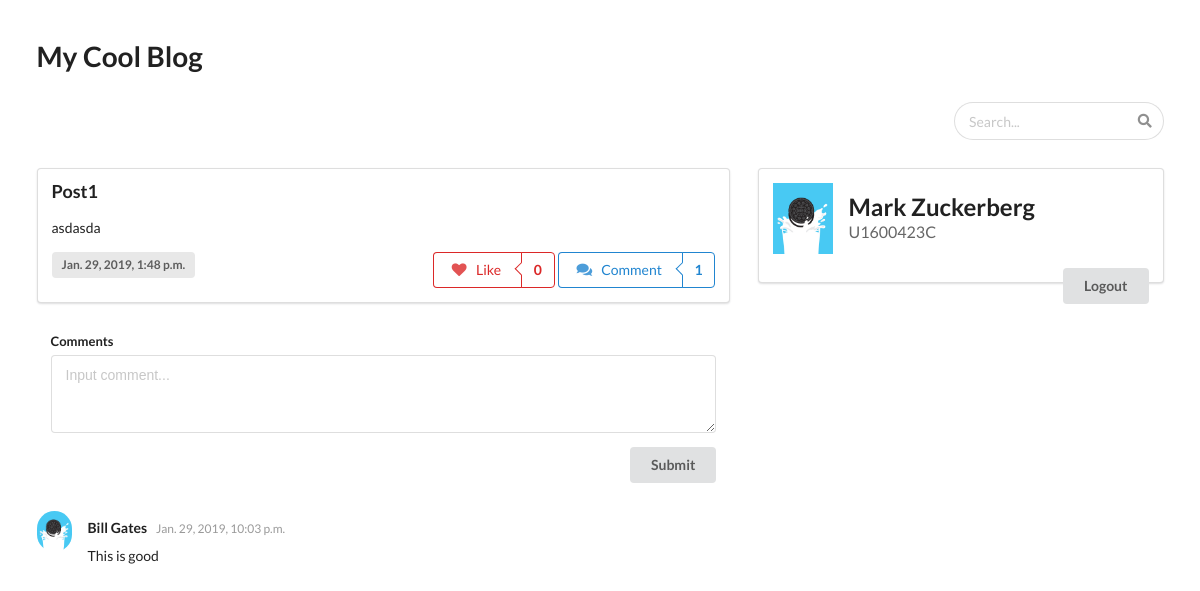
The app's page /blogs/comment/1/ (signed in), older data.
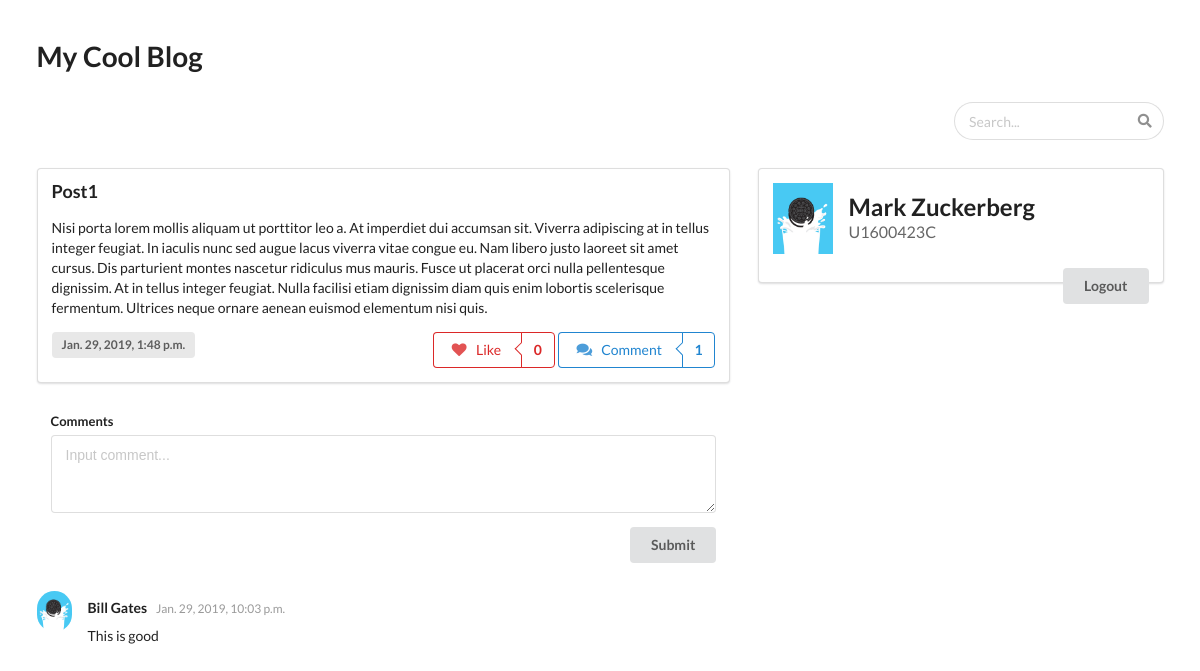
The same page, newer data.
### blogs/models.py (models this page shows, shortened)
class Post(models.Model):
    post_id = models.AutoField(primary_key=True)
    post_title = models.CharField(max_length=30, unique=True)
    post_content = models.CharField(max_length=2500)
    timestamp = models.DateTimeField(auto_now_add=True)
    class Meta:
        ordering = ('post_title',)

### blogs/views.py (the view)
# urls.py: path('comment/<int:post_id>/', views.comment, name='comment'),
def comment(request, post_id):
    post = get_object_or_404(Post, post_id=post_id)
    comments = post.comment_set.all().filter(is_hidden=False)
    context = {
        'comment_form': CommentForm(),
        'post': post,
        'comments': comments
    }
    if request.user.is_authenticated:
        context['bu'] = get_object_or_404(BlogUser, user=request.user)
    else:
        context['user_form'] = BlogUserForm()
    return render(request, 'blogs/comments.html', context)

### blogs/forms.py
class CommentForm(forms.Form):
    comment_content = forms.CharField(widget=forms.Textarea(attrs={
        'placeholder': 'Input comment...',
        'rows': 3
    }))

### blogs/templates/blogs/comments.html (shortened to what this page needs)
{% extends "base_user.html" %}
{% block posts %}
  <div class="ui clearing segment">
    <div class="ui header">
      <div>{{ post.post_title }}</div>
    </div>
    <p>{{ post.post_content }}</p>
    <div>
      <div class="ui label">{{ post.timestamp }}</div>
      {% include "post_buttons.html" with comment_count=comments.count %}
    </div>
  </div>
{% endblock %}
{% block comments %}
  <div class="ui basic clearing segment">
    <form class="ui form" method="post" action="{% url 'blogs:add_comment' post.post_id %}">
      <div class="field">
        <label>Comments</label>
        {{ comment_form.comment_content }}
      </div>
      {% if request.user.is_authenticated %}
        <button class="ui right floated button" type="submit">Submit</button>
      {% else %}
        <button class="ui right floated disabled button" type="submit">Submit</button>
      {% endif %}
    </form>
  </div>
  <div class="ui feed">
    {% for comment in comments %}
      <div class="event">
        <div class="label">
          {% load static %}
          <img src="{% static 'blogs/oreo.jpg' %}" alt="Avatar">
        </div>
        <div class="content">
          <div class="summary">
            {{ comment.user.user.first_name }} {{ comment.user.user.last_name }}
            <div class="date">
              {{ comment.timestamp }}
            </div>
          </div>
          <div class="extra text">
            {{ comment.comment_content }}
          </div>
        </div>
      </div>
    {% endfor %}
  </div>
{% endblock %}
{% block user %}
  {% include "user.html" %}
{% endblock %}

### blogs/templates/post_buttons.html
{% if not request.user.is_authenticated %}
  <div class="ui disabled right floated labeled button" tabindex="0">
    <div class="ui basic blue button">
      <i class="comments icon"></i> Comment
    </div>
    <a class="ui basic left pointing blue label">
      {{ post.comment_set.count }}
    </a>
  </div>
  <div class="ui disabled right floated labeled button" tabindex="0">
    <div class="ui basic red button">
      <i class="heart icon"></i> Like
    </div>
    <a class="ui basic red left pointing label">
      {{ post.bloguser_set.count }}
    </a>
  </div>
{% else %}
  <div class="ui right floated labeled button" tabindex="0">
    <a class="ui basic blue button" href="{% url 'blogs:comment' post.post_id %}">
      <i class="comments icon"></i> Comment
    </a>
    <a class="ui basic left pointing blue label">
      {{ comment_count }}
    </a>
  </div>
  <div class="ui right floated labeled button" tabindex="0">
    {% if bu in post.bloguser_set.all %}
      <a class="ui red button" href="{% url 'blogs:unlike' post.post_id %}?next={{ request.path }}">
        <i class="heart icon"></i> Like
      </a>
    {% else %}
      <a class="ui basic red button" href="{% url 'blogs:like' post.post_id %}?next={{ request.path }}">
        <i class="heart icon"></i> Like
      </a>
    {% endif %}
    <div class="ui basic red left pointing label">
      {{ post.bloguser_set.count }}
    </div>
  </div>
{% endif %}

Row changes from the older to the newer data that the page shows:
changed Post "Post1": post_content "asdasda" → "Nisi porta lorem mollis aliquam ut porttitor leo a. At imperdiet dui accumsan sit. Viverra adipiscing at in tellus integer feugiat. In iaculis nunc sed augue lacus viverra vitae congue eu. Nam libero justo laoreet sit amet cursus. Dis parturient montes nascetur ridiculus mus mauris. Fusce ut placerat orci nulla pellentesque dignissim. At in tellus integer feugiat. Nulla facilisi etiam dignissim diam quis enim lobortis scelerisque fermentum. Ultrices neque ornare aenean euismod elementum nisi quis."
